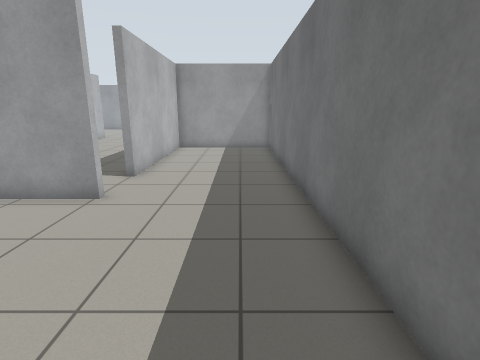
[1] (above)

20 first-person views from a walk through a world built for the Gazebo simulator. The camera is 1.2 m above the floor, tilts 14° down and sees 80° across. The floor is counted in squares, 0.5 m on a side. Each view is taken from the middle of a square. On the plan, view 1 faces up. The plan holds only what a view shows up to about 18 squares ahead; the rest is blank. The place goes on beyond the plan.

[2]
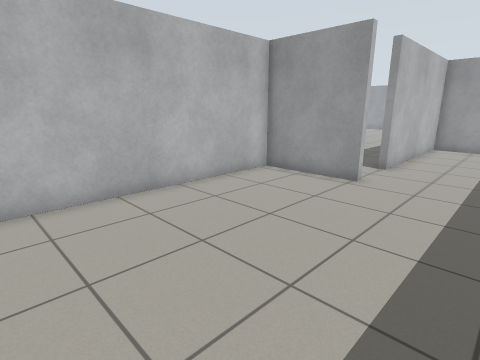

[3]
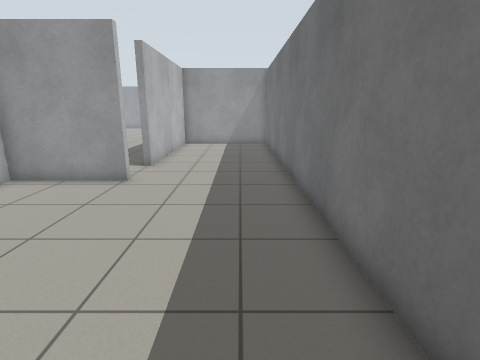

[4]
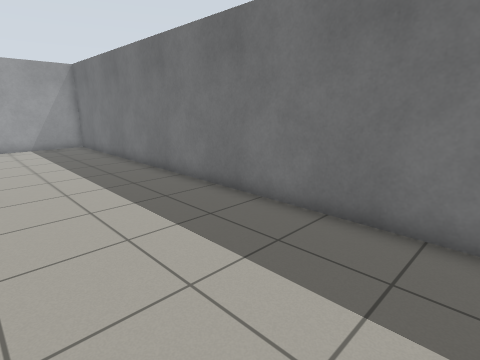

[5]
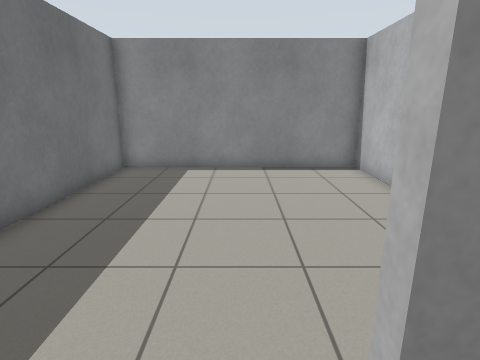

[6]
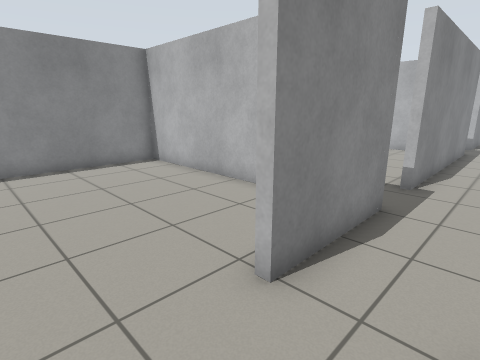

[7]
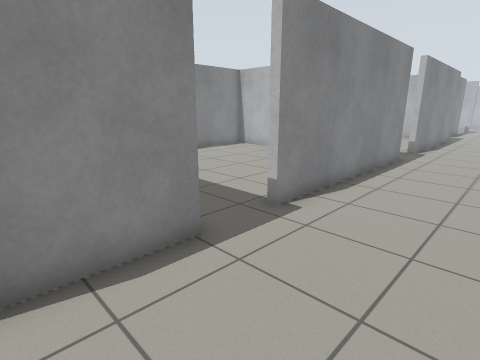

[8]
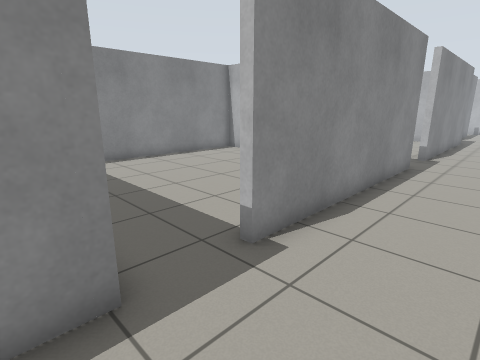

[9]
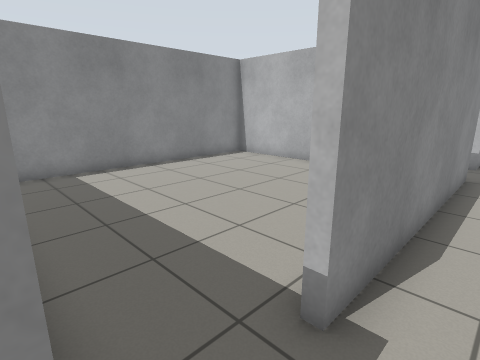

[10]
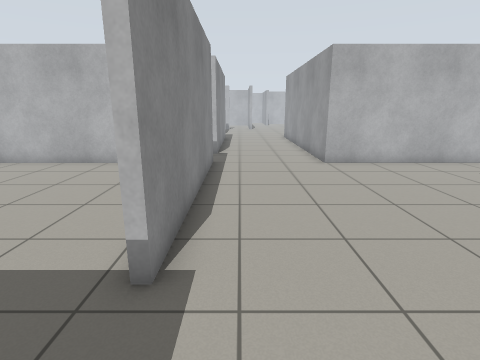

[11]
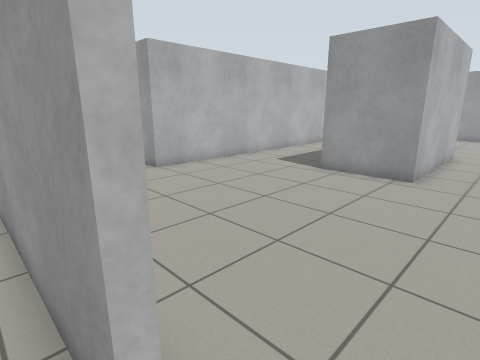

[12]
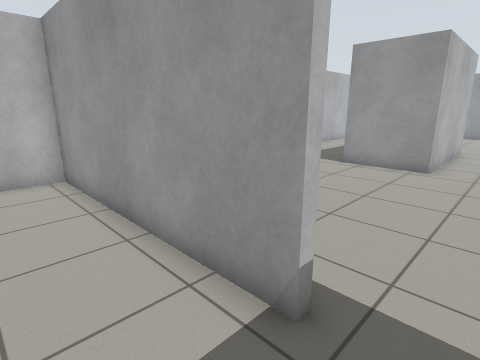

[13]
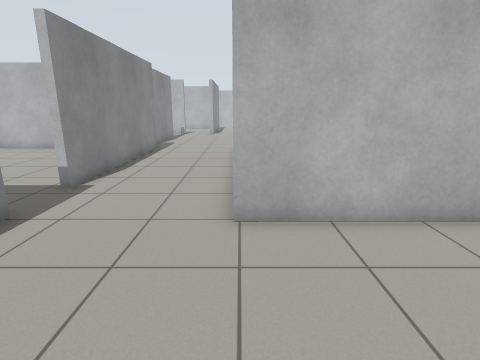

[14]
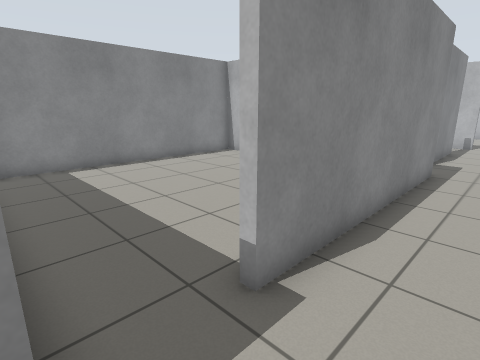

[15]
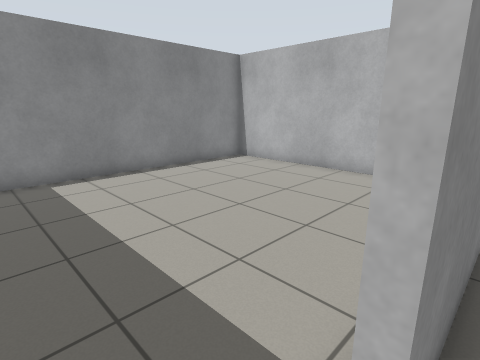

[16]
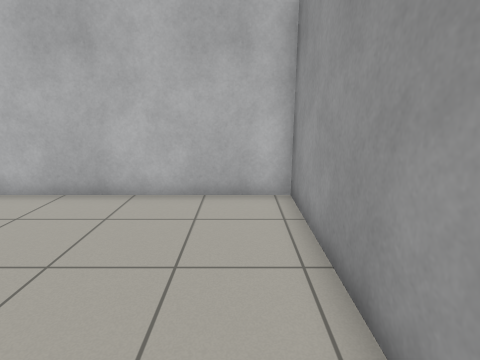

[17]
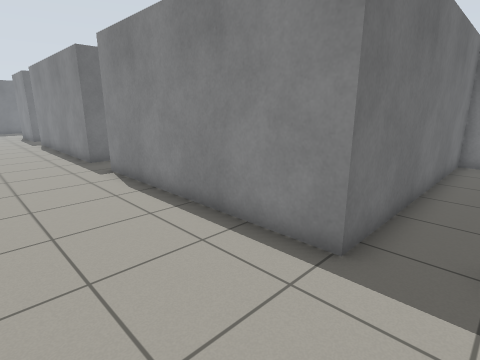

[18]
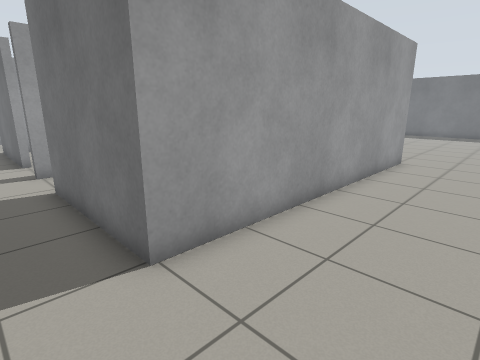

[19]
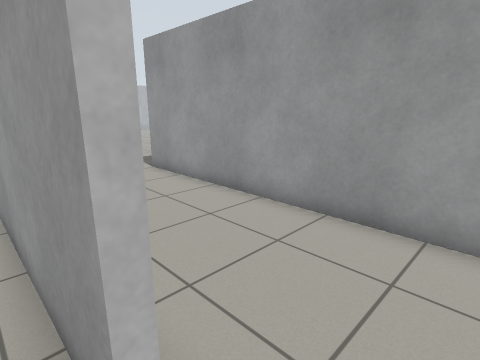

[20]
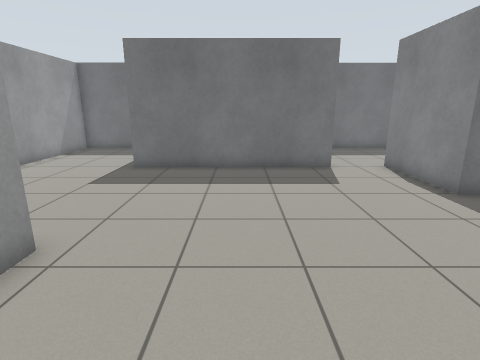

### Floor plan
Points are (right, up) in squares from view 1. A wall is a line through its corners. A room is listed if a view was taken in it or the views show most of it. See-through windows are left out.
Room 1 (views 1, 2, 3, 4)
walls: (-3.7, 7.5) (-7.8, 7.5) (-7.8, -2.8) (1.9, -2.8) (1.9, 6.5)
ways out: opening at (-1, 7.5) to room 2
Room 2 (views 5, 6)
walls: (1.9, 6.5) (1.9, 18.2) (-3.8, 18.2) (-3.8, 10.2) (-4.1, 10.2)
ways out: opening at (-1, 7.5) to room 1; opening at (-4, 9.5) to room 3
Room 3 (views 7, 8, 9, 10, 11, 13, 14, 20)
walls: (-11.4, 22.5) (-11.4, 17.6) (-14.9, 17.6); (-4.1, 10.2) (-4.1, 18.5); (-8.1, 7.1) (-8.1, 7.8) (-3.7, 7.8); (-19.8, 22.5) (-19.8, 12.9); (-20.2, 7.8) (-10.5, 7.8) (-10.5, 7.5); (1.9, 20.7) (1.9, 22.5)
ways out: opening at (-4, 9.5) to room 2; opening at (-9.5, 7.5) to room 4; opening at (-20, 10.5) to room 5
Room 4 (view 12)
walls: (-10.5, 7.5) (-19.8, 7.5) (-19.8, -2.8) (-9.2, -2.8)
ways out: opening at (-9.5, 7.5) to room 3
Room 5 (views 15, 17, 18, 19)
walls: (-20.2, 6.8) (-20.2, 7.8); (-19.8, 12.9) (-32.1, 12.8) (-32.1, 18.5); (-32.9, -2.8) (-32.1, -2.8) (-32.1, 7.8) (-22.5, 7.8) (-22.5, 7.5)
ways out: opening at (-20, 10.5) to room 3; opening at (-21.5, 7.5) to room 6; opening at (-33.5, 21); opening at (-32, 19.5)
Room 6 (view 16)
walls: (-22.5, 7.5) (-31.8, 7.4) (-31.8, -2.8) (-21, -2.8)
ways out: opening at (-21.5, 7.5) to room 5

Positions as (right, up) in squares from view 1, and headings:
1: (0, 0), facing up
2: (0, -2), facing up-left
3: (0, -2), facing up
4: (-4, -2), facing up-right
5: (-3, 9), facing down
6: (-1, 10), facing down-left
7: (-5, 12), facing down-left
8: (-7, 11), facing down-left
9: (-8, 9), facing down-left
10: (-7, 9), facing left
11: (-9, 7), facing up-left
12: (-9, 5), facing up-left
13: (-14, 13), facing left
14: (-20, 10), facing down-left
15: (-21, 8), facing down-left
16: (-24, 6), facing left
17: (-34, 12), facing down-right
18: (-34, 9), facing up-right
19: (-21, 7), facing up-left
20: (-16, 14), facing right
